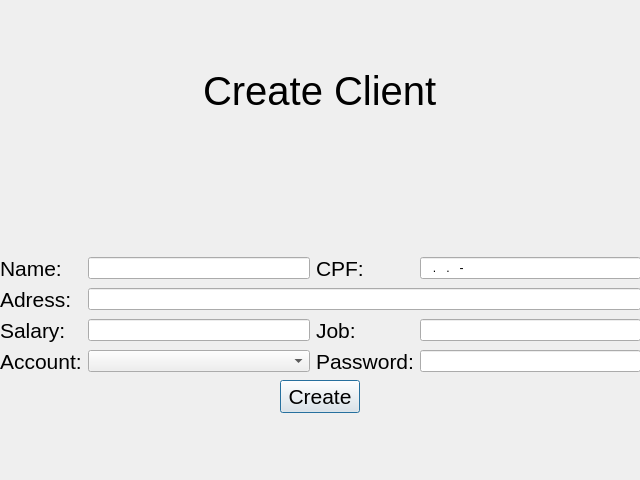
<?xml version="1.0" encoding="UTF-8"?>
<ui version="4.0">
 <class>CreateAccount</class>
 <widget class="QDialog" name="CreateAccount">
  <property name="geometry">
   <rect>
    <x>0</x>
    <y>0</y>
    <width>640</width>
    <height>480</height>
   </rect>
  </property>
  <property name="windowTitle">
   <string>Dialog</string>
  </property>
  <widget class="QWidget" name="gridLayoutWidget">
   <property name="geometry">
    <rect>
     <x>0</x>
     <y>0</y>
     <width>641</width>
     <height>481</height>
    </rect>
   </property>
   <layout class="QGridLayout" name="gridLayout">
    <item row="5" column="2">
     <widget class="QLabel" name="label_3">
      <property name="font">
       <font>
        <pointsize>16</pointsize>
       </font>
      </property>
      <property name="text">
       <string>CPF:</string>
      </property>
     </widget>
    </item>
    <item row="6" column="0">
     <widget class="QLabel" name="label_4">
      <property name="font">
       <font>
        <pointsize>16</pointsize>
       </font>
      </property>
      <property name="text">
       <string>Adress:</string>
      </property>
     </widget>
    </item>
    <item row="1" column="0" colspan="4" alignment="Qt::AlignHCenter">
     <widget class="QLabel" name="label">
      <property name="font">
       <font>
        <pointsize>30</pointsize>
       </font>
      </property>
      <property name="text">
       <string>Create Client</string>
      </property>
     </widget>
    </item>
    <item row="9" column="0" colspan="4" alignment="Qt::AlignHCenter">
     <widget class="QPushButton" name="CreateAccountButton">
      <property name="font">
       <font>
        <pointsize>16</pointsize>
       </font>
      </property>
      <property name="text">
       <string>Create</string>
      </property>
     </widget>
    </item>
    <item row="5" column="0">
     <widget class="QLabel" name="label_2">
      <property name="font">
       <font>
        <pointsize>16</pointsize>
       </font>
      </property>
      <property name="text">
       <string>Name:</string>
      </property>
     </widget>
    </item>
    <item row="4" column="0" colspan="4">
     <spacer name="verticalSpacer_4">
      <property name="orientation">
       <enum>Qt::Vertical</enum>
      </property>
      <property name="sizeHint" stdset="0">
       <size>
        <width>20</width>
        <height>40</height>
       </size>
      </property>
     </spacer>
    </item>
    <item row="5" column="1">
     <widget class="QLineEdit" name="NameField"/>
    </item>
    <item row="8" column="0">
     <widget class="QLabel" name="label_5">
      <property name="font">
       <font>
        <pointsize>16</pointsize>
       </font>
      </property>
      <property name="text">
       <string>Account:</string>
      </property>
     </widget>
    </item>
    <item row="7" column="1">
     <widget class="QLineEdit" name="SalaryField"/>
    </item>
    <item row="11" column="2">
     <spacer name="verticalSpacer_3">
      <property name="orientation">
       <enum>Qt::Vertical</enum>
      </property>
      <property name="sizeHint" stdset="0">
       <size>
        <width>20</width>
        <height>40</height>
       </size>
      </property>
     </spacer>
    </item>
    <item row="7" column="0">
     <widget class="QLabel" name="label_6">
      <property name="font">
       <font>
        <pointsize>16</pointsize>
       </font>
      </property>
      <property name="text">
       <string>Salary:</string>
      </property>
     </widget>
    </item>
    <item row="7" column="2" alignment="Qt::AlignVCenter">
     <widget class="QLabel" name="label_7">
      <property name="font">
       <font>
        <pointsize>16</pointsize>
       </font>
      </property>
      <property name="text">
       <string>Job:</string>
      </property>
     </widget>
    </item>
    <item row="0" column="0" colspan="4">
     <spacer name="verticalSpacer_5">
      <property name="orientation">
       <enum>Qt::Vertical</enum>
      </property>
      <property name="sizeHint" stdset="0">
       <size>
        <width>20</width>
        <height>40</height>
       </size>
      </property>
     </spacer>
    </item>
    <item row="3" column="0" colspan="4">
     <spacer name="verticalSpacer_2">
      <property name="orientation">
       <enum>Qt::Vertical</enum>
      </property>
      <property name="sizeHint" stdset="0">
       <size>
        <width>20</width>
        <height>40</height>
       </size>
      </property>
     </spacer>
    </item>
    <item row="7" column="3">
     <widget class="QLineEdit" name="EmailField"/>
    </item>
    <item row="5" column="3">
     <widget class="QLineEdit" name="CpfField">
      <property name="inputMask">
       <string>000.000.000-00</string>
      </property>
     </widget>
    </item>
    <item row="6" column="1" colspan="3">
     <widget class="QLineEdit" name="AdressField"/>
    </item>
    <item row="8" column="2">
     <widget class="QLabel" name="label_8">
      <property name="font">
       <font>
        <pointsize>16</pointsize>
       </font>
      </property>
      <property name="text">
       <string>Password:</string>
      </property>
     </widget>
    </item>
    <item row="8" column="1">
     <widget class="QComboBox" name="AccountField">
      <property name="placeholderText">
       <string>Select</string>
      </property>
      <item>
       <property name="text">
        <string>Conta corrente</string>
       </property>
      </item>
      <item>
       <property name="text">
        <string>Conta especial</string>
       </property>
      </item>
      <item>
       <property name="text">
        <string>Conta Master</string>
       </property>
      </item>
     </widget>
    </item>
    <item row="8" column="3">
     <widget class="QLineEdit" name="ClientPasswordField"/>
    </item>
   </layout>
  </widget>
 </widget>
 <resources/>
 <connections/>
</ui>
